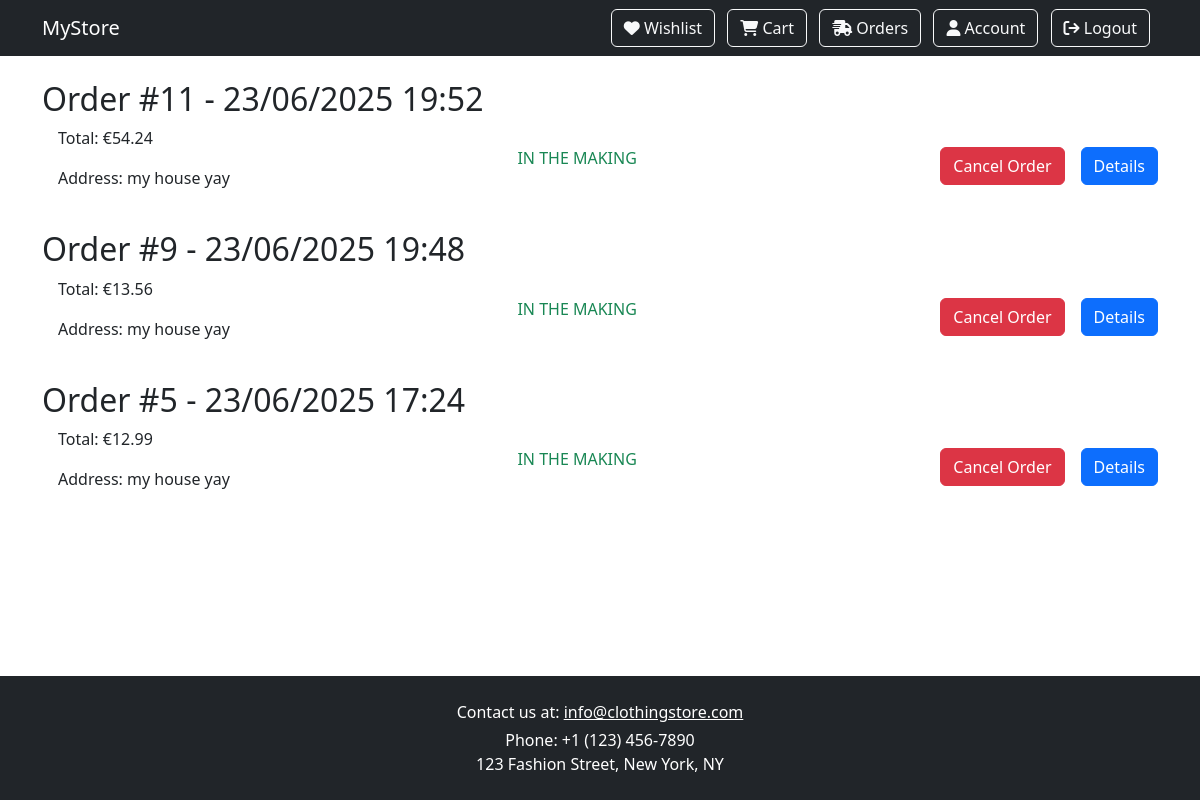
Page /shop/order/ (signed in) on the earlier database version.
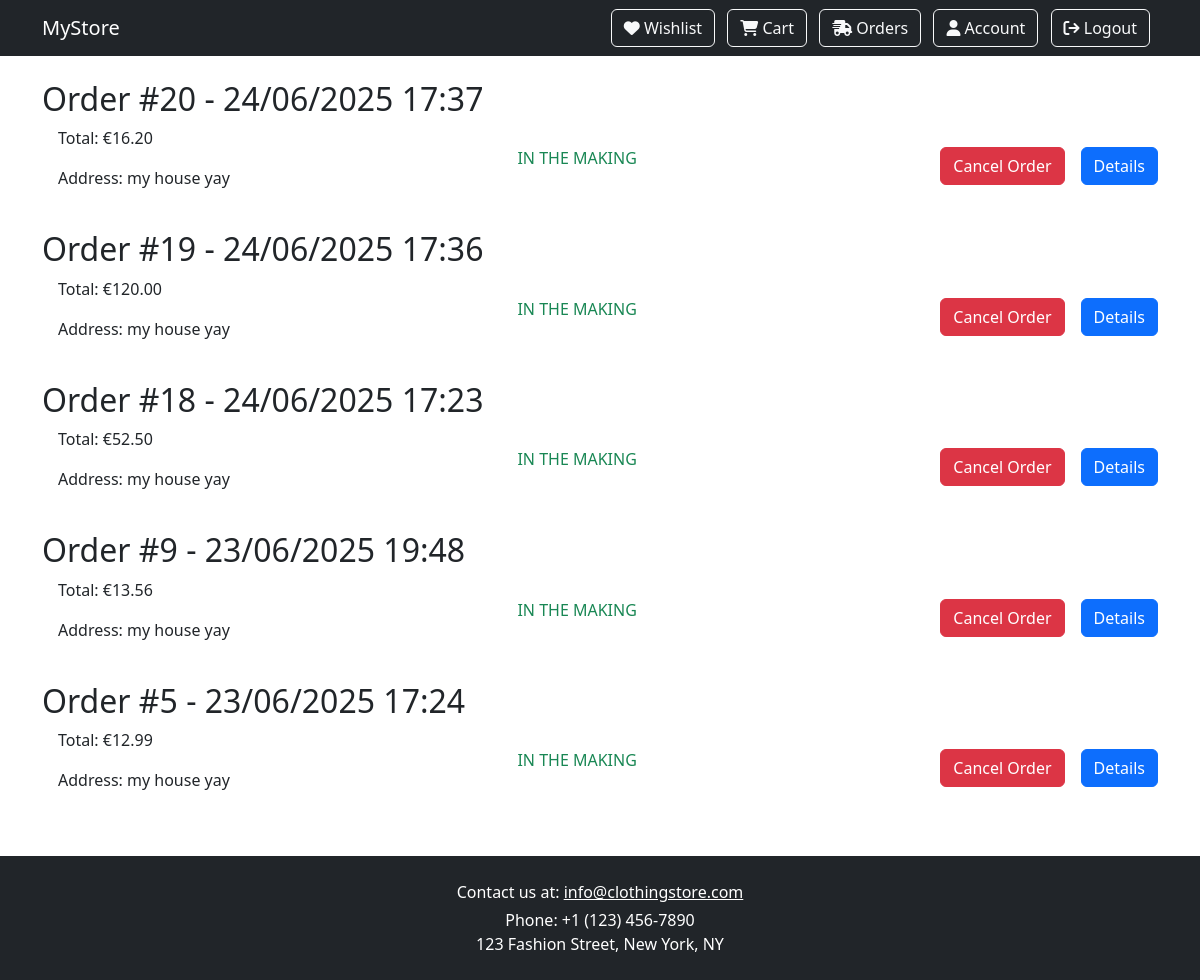
Same page on the later database version.
### shop/models.py (models this page shows, shortened)
class Order(models.Model):
    user = models.ForeignKey(Profile, on_delete=models.PROTECT, related_name="orders")
    total = models.DecimalField(max_digits=10, decimal_places=2, validators=[MinValueValidator(Decimal('0.00'))])
    date = models.DateTimeField(auto_now_add=True)
    address = models.CharField(max_length=255)
    status = models.ForeignKey(Status, on_delete=models.SET_NULL, null=True, blank=True, related_name="status")
    shipped_at = models.DateTimeField(null=True, blank=True)
    arrived_at = models.DateTimeField(null=True, blank=True)
    def update_status(self):
        if self.status.name == 'SHIPPED' and self.shipped_at:
            shipped_duration = timezone.now() - self.shipped_at
            if shipped_duration > timedelta(minutes=5):
                arrived_status = Status.objects.get(name='ARRIVED')
                self.status = arrived_status
                self.arrived_at = timezone.now()
                self.save()
    def non_refundable(self):
        if self.status.name == 'ARRIVED':
            refundable_time = timezone.now() - self.arrived_at
            if refundable_time > timedelta(minutes=5):
                non_refundable_status = Status.objects.get(name='NON REFUNDABLE')
                self.status = non_refundable_status
                self.save()

class Status(models.Model):
    name = models.CharField(max_length=50, unique=True)
    def __str__(self):
        return self.name
    class Meta:
        ordering = ['name']
        verbose_name_plural = "Statuses"

### shop/views.py (the view)
# urls.py: path("order/", views.OrderSummery.as_view(), name="order_summary"),
class OrderSummery(ListView):
    model = Order
    template_name = 'order_summary.html'
    context_object_name = 'orders'
    def get_context_data(self, **kwargs):
        context = super().get_context_data(**kwargs)
        user = self.request.user
        orders = Order.objects.filter(user__user=user).order_by('-date')
        for order in orders:
            order.update_status()
            order.non_refundable()
        context['orders'] = orders
        return context

### products/models.py (called while the page is built)
    def __str__(self):
        return self.name

### static/context_processors.py (called while the page is built)
def user_roles(request):
    user = request.user
    return {
        'is_client': user.is_authenticated and user.groups.filter(name='client').exists(),
        'is_manager': user.is_authenticated and user.groups.filter(name='manager').exists(),
        'is_admin': user.is_authenticated and user.is_superuser,
    }

### templates/order_summary.html (shortened to what this page needs)
{% extends 'base.html' %}
{% load static %}
{% block content %}
    {% for order in orders %}
        <div class="mb-4 cart-container">
            <h2>Order #{{ order.id }} - {{ order.date|date:"d/m/Y H:i" }}</h2>
            <div class="d-flex align-items-center justify-content-between">
                <div class="ms-3">
                    <p>Total: €{{ order.total }}</p>
                    <p>Address: {{ order.address }}</p>
                </div>
                <div class="ms-3">
                    <p class="text-success">{{ order.status }}</p>
                </div>
                <div class="ms-3 d-flex gap-3">
                    {% if order.status.id == 1 %}
                        <div class="ms-3">
                            <form method="post" action="{% url 'cancel_order' order.id %}">
                                <button type="submit" class="btn btn-danger">Cancel Order</button>
                            </form>
                        </div>
                    {% endif %}
                    <button class="btn btn-primary" type="button" data-bs-toggle="collapse"
                            data-bs-target="#orderDetails{{ order.id }}">
                        Details
                    </button>
                </div>
            </div>
        </div>
    {% endfor %}
{% endblock %}

### templates/base.html (shortened to what this page needs)
{% load static %}
<!DOCTYPE html>
<html lang="en">
<head>
    <link href="https://cdn.jsdelivr.net/npm/bootstrap@5.3.3/dist/css/bootstrap.min.css" rel="stylesheet">
    <link rel="stylesheet" href="https://cdnjs.cloudflare.com/ajax/libs/font-awesome/4.7.0/css/font-awesome.min.css">
    <link rel="stylesheet" href="https://cdnjs.cloudflare.com/ajax/libs/font-awesome/6.4.0/css/all.min.css">
    <link rel="stylesheet" href="{% static 'base_style.css' %}">
</head>
<body>
<nav class="navbar navbar-expand-lg navbar-dark bg-dark sticky-top">
    <div class="container">
        {% if user.is_authenticated %}
            <a class="navbar-brand" href="{% url 'homepage' %}">MyStore</a>
        {% else %}
            <a class="navbar-brand" href="{% url 'frontpage' %}">MyStore</a>
        {% endif %}
        {% if request.resolver_match.url_name != 'frontpage' and request.resolver_match.url_name != 'login' and request.resolver_match.url_name != 'register' %}
            <div>
                {% if is_client %}
                    <a href="{% url 'wishlist' %}" class="btn btn-outline-light me-2">
                        <i class="fa fa-heart"></i> Wishlist
                    </a>
                    <a href="{% url 'cart_summary' %}" class="btn btn-outline-light me-2">
                        <i class="fa-solid fa-cart-shopping"></i> Cart
                    </a>
                    <a href="{% url 'order_summary' %}" class="btn btn-outline-light me-2">
                        <i class="fa-solid fa-truck-fast"></i> Orders
                    </a>
                {% endif %}
                <a href="{% url 'profile' %}" class="btn btn-outline-light me-2">
                    <i class="fa fa-user"></i> Account
                </a>
                <a href="{% url 'logout' %}" class="btn btn-outline-light me-2">
                    <i class="fa fa-sign-out"></i> Logout
                </a>
            </div>
        {% endif %}
    </div>
</nav>
<main>
    <div class="container py-4">
        {% block content %}{% endblock %}
    </div>
</main>
<footer class="bg-dark text-white py-4">
    <div class="container text-center">
        <p class="mb-1">Contact us at: <a href="#" class="text-white">info@clothingstore.com</a></p>
        <p class="mb-0">Phone: +1 (123) 456-7890</p>
        <p class="mb-0">123 Fashion Street, New York, NY</p>
    </div>
</footer>
</body>
</html>

### static/css/base_style.css (style rules this page uses)
html, body { height: 100%; margin: 0; padding: 0; }
body { min-height: 100vh; display: flex; flex-direction: column; }
main { flex: 1 0 auto; }
footer { flex-shrink: 0; }

Differences in the rows shown:
removed Order: id "11", date "23/06/2025 19:52", total "54.24", address "my house yay", status "IN THE MAKING", shows "Cancel Order"
added Order: id "20", date "24/06/2025 17:37", total "16.20", address "my house yay", status "IN THE MAKING", shows "Cancel Order"
added Order: id "19", date "24/06/2025 17:36", total "120.00", address "my house yay", status "IN THE MAKING", shows "Cancel Order"
added Order: id "18", date "24/06/2025 17:23", total "52.50", address "my house yay", status "IN THE MAKING", shows "Cancel Order"
